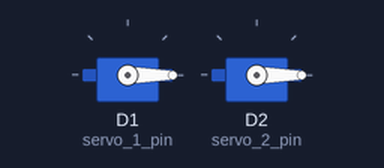
A sketch run on a simulated ESP8266 (NodeMCU). Parts: 2 × servo.

Above: at 0.05 s.
At 4.5 s:
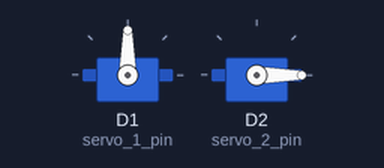
At 9.0 s:
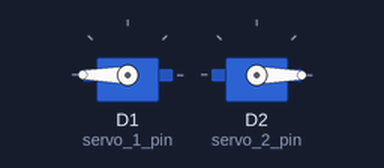
Timing chart, 0 to 11.8 s (numbered marks = the images above):
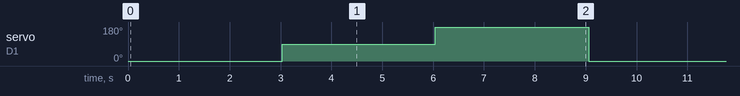

The sketch:

servo_punto_cero_detach_test.ino
```cpp
#include <Servo.h>

Servo myservo_1, myservo_2;

int servo_1_pin = D1;
int servo_2_pin = D2;

void setup() {
  Serial.begin(9600);
  myservo_1.attach(servo_1_pin);
  myservo_2.attach(servo_2_pin);

  myservo_1.write(0);
  myservo_2.write(0);
}

void loop() {

  myservo_1.attach(servo_1_pin);
  delay(15);
  myservo_1.write(0);
  delay (1000);
  myservo_1.detach();
  delay(2000);

  myservo_1.attach(servo_1_pin);
  delay(15);
  myservo_1.write(90);
  delay (1000);
  myservo_1.detach();
  delay(2000);

  myservo_1.attach(servo_1_pin);
  delay(15);
  myservo_1.write(180);
  delay (1000);
  myservo_1.detach();
  delay(2000);

}
```

Measured:
- by itself, servo on D1 (servo_1_pin): repeats every 9.0 s: 180° 3.0 s, 0° 3.0 s, 90° 3.0 s
